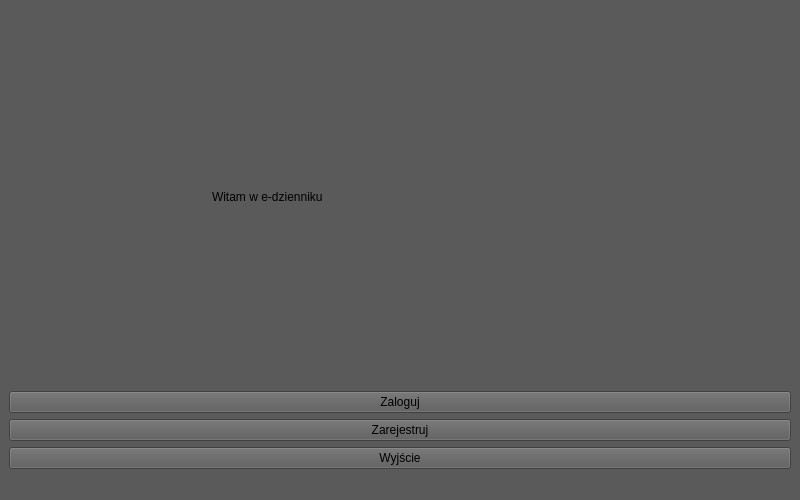
<?xml version="1.0" encoding="UTF-8"?>
<ui version="4.0">
 <class>MainWindow</class>
 <widget class="QMainWindow" name="MainWindow">
  <property name="geometry">
   <rect>
    <x>0</x>
    <y>0</y>
    <width>800</width>
    <height>500</height>
   </rect>
  </property>
  <property name="windowTitle">
   <string>MainWindow</string>
  </property>
  <property name="styleSheet">
   <string notr="true">background-color: rgb(90, 90, 90);</string>
  </property>
  <widget class="QWidget" name="centralwidget">
   <layout class="QHBoxLayout" name="horizontalLayout_2">
    <item>
     <layout class="QVBoxLayout" name="verticalLayout">
      <item>
       <layout class="QHBoxLayout" name="horizontalLayout" stretch="4,2">
        <item alignment="Qt::AlignHCenter">
         <widget class="QLabel" name="welcomeLabel">
          <property name="cursor">
           <cursorShape>ArrowCursor</cursorShape>
          </property>
          <property name="layoutDirection">
           <enum>Qt::LeftToRight</enum>
          </property>
          <property name="styleSheet">
           <string notr="true">color: &quot;white&quot;;
font: 700 italic 32pt &quot;Sitka&quot;;

</string>
          </property>
          <property name="text">
           <string>Witam w e-dzienniku</string>
          </property>
          <property name="textFormat">
           <enum>Qt::RichText</enum>
          </property>
          <property name="wordWrap">
           <bool>false</bool>
          </property>
         </widget>
        </item>
        <item>
         <widget class="QLabel" name="photoLabel">
          <property name="text">
           <string/>
          </property>
         </widget>
        </item>
       </layout>
      </item>
      <item>
       <widget class="QPushButton" name="loginPushButton">
        <property name="cursor">
         <cursorShape>ClosedHandCursor</cursorShape>
        </property>
        <property name="styleSheet">
         <string notr="true">font: italic 22pt &quot;Trebuchet MS&quot;;
color: &quot;white&quot;;</string>
        </property>
        <property name="text">
         <string>Zaloguj</string>
        </property>
       </widget>
      </item>
      <item>
       <widget class="QPushButton" name="registerPushButton">
        <property name="cursor">
         <cursorShape>ClosedHandCursor</cursorShape>
        </property>
        <property name="styleSheet">
         <string notr="true">font: italic 22pt &quot;Trebuchet MS&quot;;
color: &quot;white&quot;;
</string>
        </property>
        <property name="text">
         <string>Zarejestruj</string>
        </property>
       </widget>
      </item>
      <item>
       <widget class="QPushButton" name="cancelPushButton">
        <property name="cursor">
         <cursorShape>OpenHandCursor</cursorShape>
        </property>
        <property name="styleSheet">
         <string notr="true">font: italic 22pt &quot;Trebuchet MS&quot;;
color: &quot;white&quot;;
</string>
        </property>
        <property name="text">
         <string>Wyjście</string>
        </property>
       </widget>
      </item>
     </layout>
    </item>
   </layout>
  </widget>
  <widget class="QMenuBar" name="menubar">
   <property name="geometry">
    <rect>
     <x>0</x>
     <y>0</y>
     <width>800</width>
     <height>21</height>
    </rect>
   </property>
  </widget>
  <widget class="QStatusBar" name="statusbar"/>
 </widget>
 <resources/>
 <connections/>
</ui>
